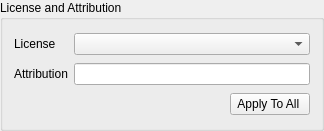
<?xml version="1.0" encoding="UTF-8"?>
<ui version="4.0">
 <class>GroupBox</class>
 <widget class="QGroupBox" name="GroupBox">
  <property name="geometry">
   <rect>
    <x>0</x>
    <y>0</y>
    <width>324</width>
    <height>131</height>
   </rect>
  </property>
  <property name="windowTitle">
   <string>GroupBox</string>
  </property>
  <property name="title">
   <string>License and Attribution</string>
  </property>
  <layout class="QGridLayout" name="gridLayout">
   <item row="0" column="0">
    <widget class="QLabel" name="label_2">
     <property name="text">
      <string>License</string>
     </property>
    </widget>
   </item>
   <item row="0" column="1">
    <widget class="QComboBox" name="cbb_license">
     <item>
      <property name="text">
       <string/>
      </property>
     </item>
    </widget>
   </item>
   <item row="1" column="0">
    <widget class="QLabel" name="label">
     <property name="text">
      <string>Attribution</string>
     </property>
    </widget>
   </item>
   <item row="1" column="1">
    <widget class="QLineEdit" name="le_attribution"/>
   </item>
   <item row="2" column="0" colspan="2">
    <layout class="QHBoxLayout" name="horizontalLayout">
     <item>
      <spacer name="horizontalSpacer_7">
       <property name="orientation">
        <enum>Qt::Horizontal</enum>
       </property>
       <property name="sizeHint" stdset="0">
        <size>
         <width>40</width>
         <height>20</height>
        </size>
       </property>
      </spacer>
     </item>
     <item>
      <widget class="QPushButton" name="pb_apply_all">
       <property name="toolTip">
        <string>Apply to all annotated images</string>
       </property>
       <property name="text">
        <string>Apply To All </string>
       </property>
      </widget>
     </item>
    </layout>
   </item>
  </layout>
 </widget>
 <resources/>
 <connections/>
</ui>
